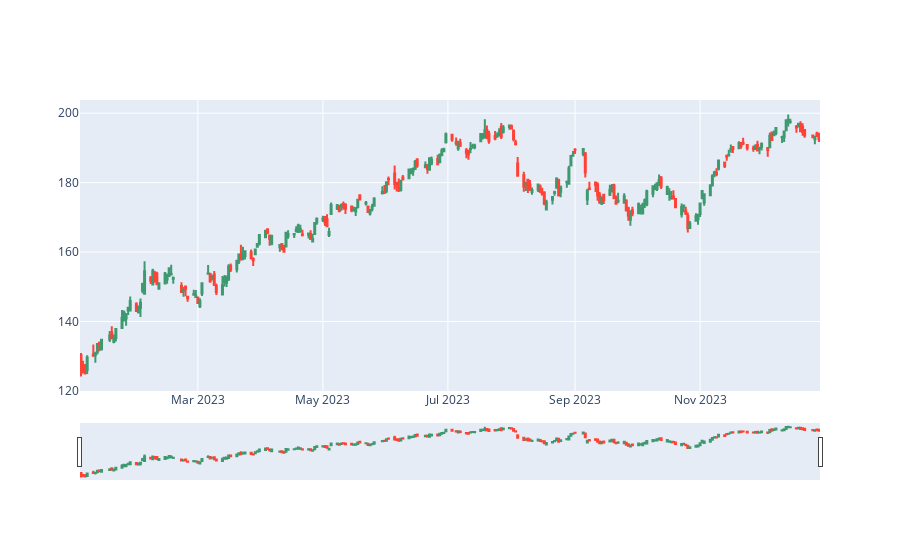

Here is the notebook cell this chart was saved with:
### Code cell
import plotly.graph_objects as go

fig = go.Figure(data =[go.Candlestick(x=AAPL_price_df.index,
                                      open=AAPL_price_df['open'],
                                      close=AAPL_price_df['close'],
                                      low=AAPL_price_df['low'],
                                      high=AAPL_price_df['high'])])
fig.show()

### Figure 1 — Plotly figure (JSON) as saved in the notebook; plotly's stock layout.template omitted (floating-point values rounded to 4 significant figures; data arrays with more than 128 entries replaced by an {"elided": "..."} marker saying what was removed)
{"data": [{"close": {"elided": "250 float values"}, "high": {"elided": "250 float values"}, "low": {"elided": "250 float values"}, "open": {"elided": "250 float values"}, "type": "candlestick", "x": {"elided": "250 str values"}}], "layout": {}}
